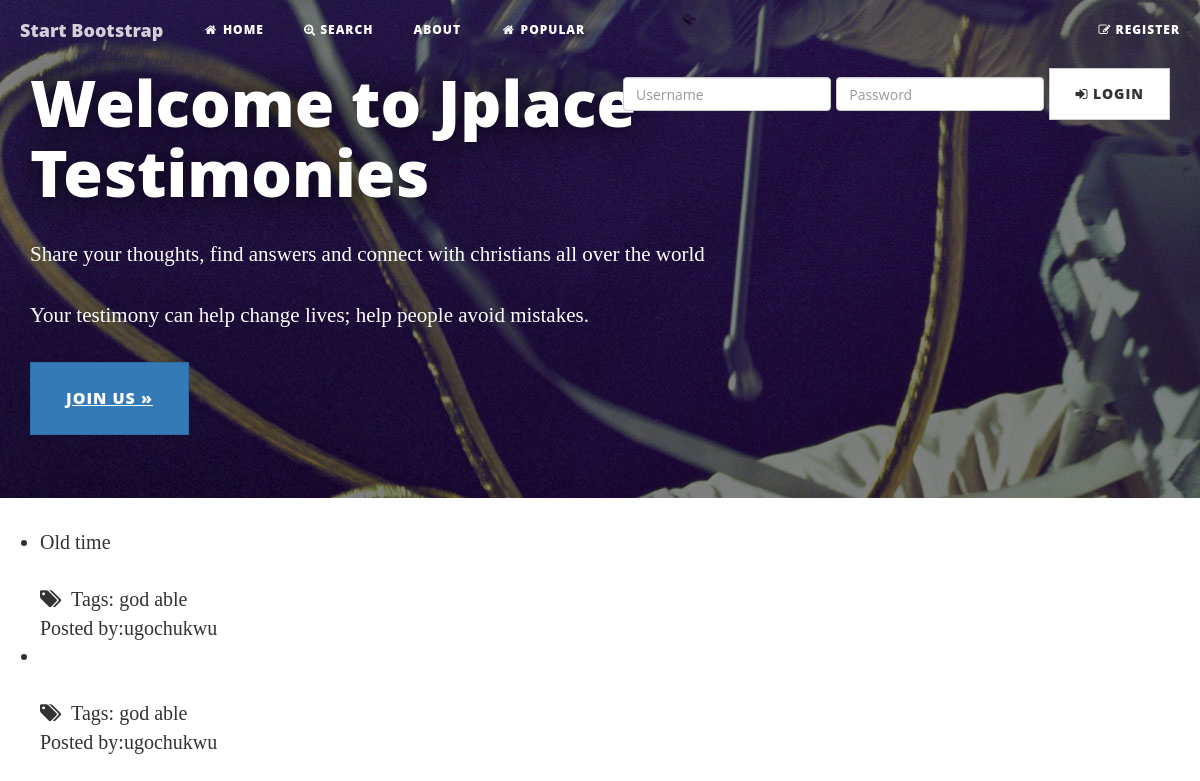
/tag/able/, run on the app's committed database.
### jplaceapp/models.py (models this page shows, shortened)
class Testimonies(models.Model):
    title = models.CharField(max_length=200)
    user = models.ForeignKey(User)
    testimonies = models.ForeignKey(My_testimony)

class Tag(models.Model):
    name = models.CharField(max_length=64, unique=True)
    testimony = models.ManyToManyField(Testimonies)

### jplaceapp/views.py (the view)
# urls.py: url(r'^tag/([^\s]+)/$','jplaceapp.views.tag_page', name='tag_page'),
def tag_page(request, tag_name):
    tag = get_object_or_404(Tag, name=tag_name)
    testimony = tag.testimony.order_by('-id')
    context={
        'testimony': testimony,
        'tag_name': tag_name,
        'show_tags': True,
        'show_user': True,
    }
    return render(request,'tag_page.html', context)

### templates/tag_page.html (shortened to what this page needs)
{% extends "base.html" %}
{% load staticfiles %}
{% block content %}
<div class="jumbotron" >
        <div class="container" style="">
            <div class="row">
                <div class="col-sm-8">
                <h1>Welcome to Jplace Testimonies</h1>
                <p>Share your thoughts, find answers and connect with christians all over the world</p>
                <p>Your testimony can help change lives; help people avoid mistakes.</p>
                  <p>
                      <a class="btn btn-lg btn-primary" href="" role="button">Join Us &raquo;</a>
                  </p>
                </div>
            </div>
        </div>
    </div>
{% include "testimony_list.html" %}
{% endblock %}

### templates/testimony_list.html (shortened to what this page needs)
{% if testimony %}
<ul class="testimony">
    {% for obj in testimony %}
    <li> <a href="{{ obj.testimonies.testimony | escape }}" class="title">
         {{ obj.title | escape  }}</a>        <br />
                <br />
        {% if show_tags %}
       <i class="fa fa-tags" aria-hidden="true"></i>&nbsp; Tags:
    {% if obj.tag_set.all %}
        <ul class="tags">
            {% for tag in obj.tag_set.all %}
            <li><a href="/tag/{{ tag.name | urlencode  }}/">{{ tag.name | escape }}</a></li>
    {% endfor %}
        </ul>
        {% else %}
        None.
        {% endif %}<br />
        {% endif %}
        {% if show_user %}
        Posted by:<a href="/user/{{ obj.user.username }}/" class="username">{{ obj.user.username }}</a>
        {% endif %}
     </li>
    {% endfor %}
</ul>
{% else %}
<p>No testimony found.</p>
{% endif %}

### static/our_static/css/home.css (style rules this page uses)
body { min-height: 1000px; }
.jumbotron { margin-top: 50px; }
.jumbotron h1 { font-size: 64px; text-shadow: 0 1px 1px rgba(0,0,0,0.25),0 1px 30px rgba(0,0,0,0.75); }
ul.tags, ul.tags li { display: inline; margin: 0; padding: 0; }

### data on the page
Testimonies: title "Old time", user.username "ugochukwu"
Tag: name "god"
Tag: name "able"
Testimonies: user.username "ugochukwu"
